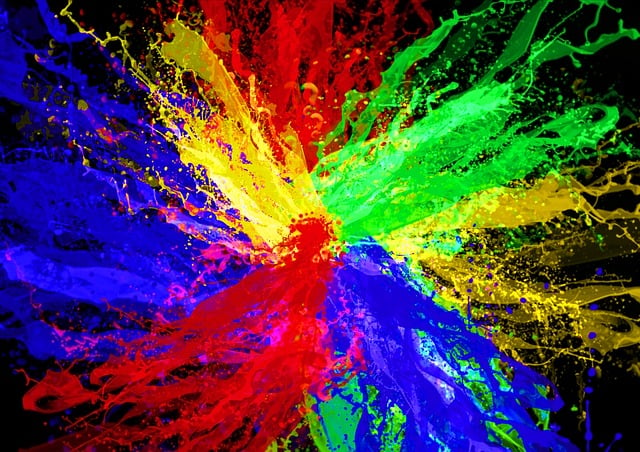
#> input picture Dataset_OpenCvDl_Hw1/Q1_image/rgb.jpg, 640 x 452 px, found by its file name
$ python q1_2.py
#> lines starting #> are read from the running program, lines starting #| are printed output that depends on the picture
import cv2
import numpy as np

# 讀取圖片
image = cv2.imread('./Hw1/Dataset_OpenCvDl_Hw1/Q1_image/rgb.jpg')
#> image is the input picture: shape (452, 640, 3); mean B, G, R 68.8, 60.7, 79.9

# (i) 使用 cv2.cvtColor() 轉換圖像為灰度圖像
I_1 = cv2.cvtColor(image, cv2.COLOR_BGR2GRAY)
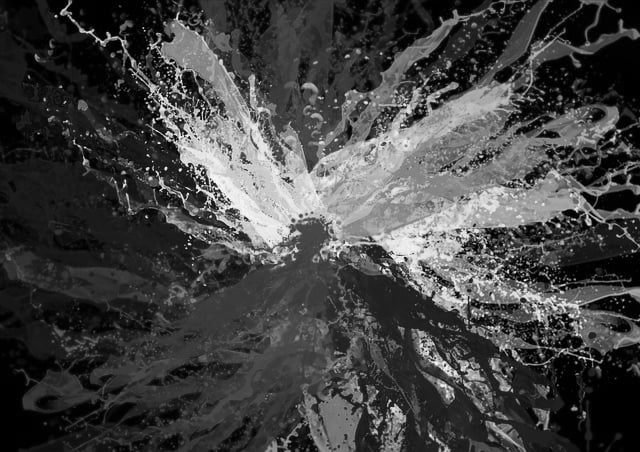
#> I_1: shape (452, 640); min 0, max 252, mean 67.3

# (ii) 使用 cv2.split() 分離圖片的BGR通道
B, G, R = cv2.split(image)
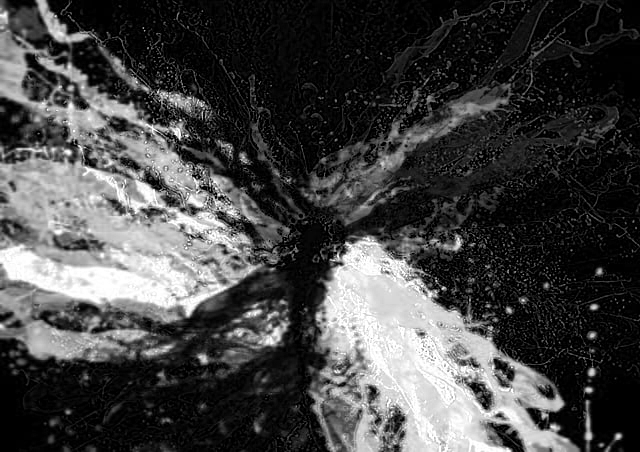
#> B: shape (452, 640); min 0, max 255, mean 68.8
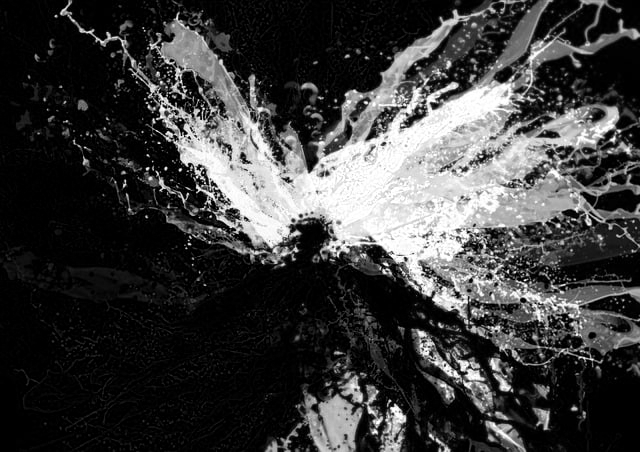
#> G: shape (452, 640); min 0, max 255, mean 60.7
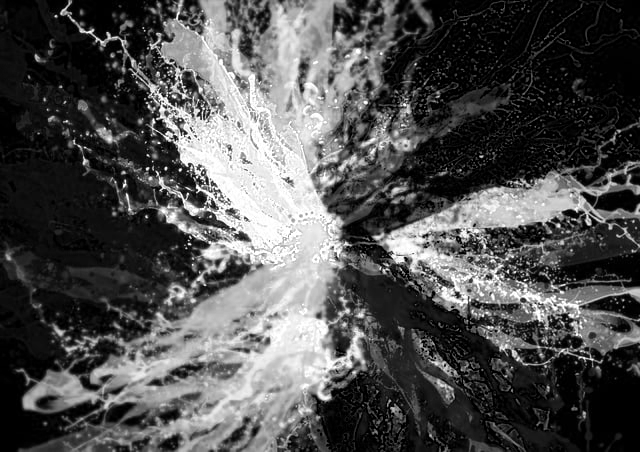
#> R: shape (452, 640); min 0, max 255, mean 79.9

# 計算 I_2
I_2 = ((R + G + B) / 3).astype(np.uint8)
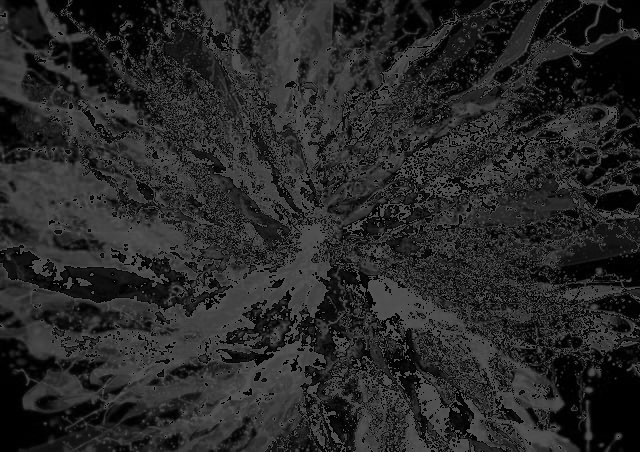
#> I_2: shape (452, 640); min 0, max 85, mean 39.8

# 顯示轉換後的圖片
cv2.imshow('Grayscale Image using cv2.cvtColor', I_1)
cv2.imshow('Grayscale Image using Mean of Channels', I_2)

cv2.waitKey(0)
cv2.destroyAllWindows()
